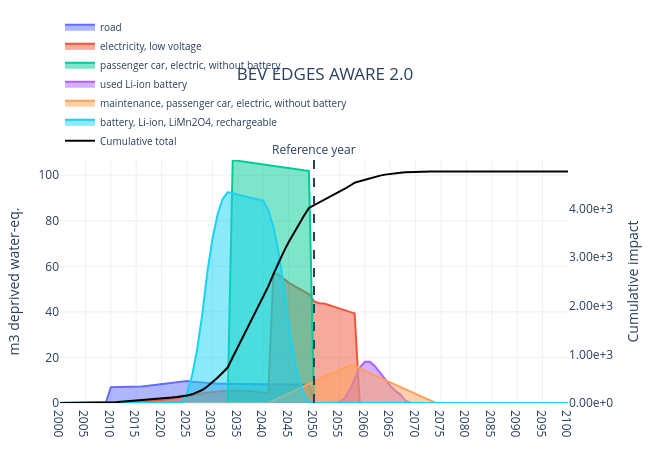

The notebook cell this image was saved under:
### Code cell
aware_fig = plot_temporal_scores(
    trails=trails_edges,
    stacked=False,
    legend_top_n=10,
    show_flow_contributions=False,
    title="BEV EDGES AWARE 2.0",
    method_label="m3 deprived water-eq.",
    cumulative=False,
    width=650,
    height=450,
    year_tick=5,
    year_range=(2000, 2100),
    reference_year=REF_YEAR,
    show_cumulative_axis=True,
)
aware_fig
